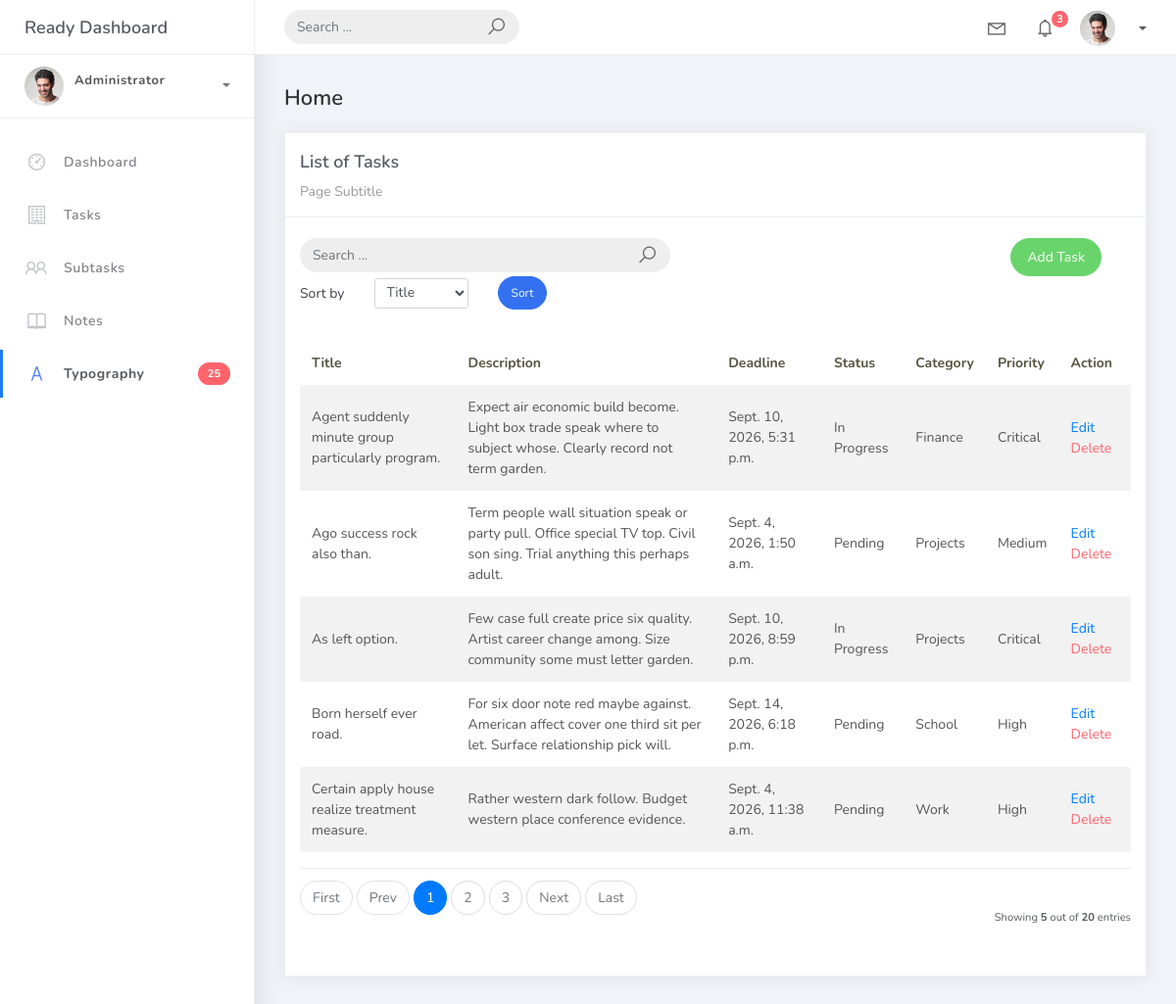
The app's page /task_list with its own data.
### hangapp/models.py (models this page shows, shortened)
class BaseModel(models.Model):
    created_at = models.DateTimeField(auto_now_add=True)
    updated_at = models.DateTimeField(auto_now=True)
    class Meta:
        abstract = True

class Task(BaseModel):
    title = models.CharField(max_length=255)
    description = models.TextField(blank=True)
    deadline = models.DateTimeField(null=True, blank=True)
    status = models.CharField(
        max_length=50,
        choices=[
        ("Pending", "Pending"),
        ("In Progress", "In Progress"),
        ("Completed", "Completed"),
    ],
        default="Pending",
    )
    category = models.ForeignKey(
        Category, on_delete=models.SET_NULL,
        null=True,
        blank=True,
        related_name="tasks"
    )
    priority = models.ForeignKey(
        Priority,
        on_delete=models.SET_NULL,
        null=True,
        blank=True,
        related_name="tasks"
    )

class Category(BaseModel):
    name = models.CharField(max_length=100)
    class Meta:
        verbose_name = "Category"
        verbose_name_plural = "Categories"
    def __str__(self):
        return self.name

class Priority(BaseModel):
    name = models.CharField(max_length=50)
    class Meta:
        verbose_name = "Priority"
        verbose_name_plural = "Priorities"
    def __str__(self):
        return self.name

### hangapp/views.py (the view)
# urls.py: path('task_list', TaskList.as_view(), name='task-list'),
class TaskList(ListView):
    model = Task
    context_object_name = 'task'
    template_name = 'task_list.html'
    paginate_by = 5
    def get_ordering(self):
        allowed = ["title", "deadline", "status", "category__name", "priority__name"]
        sort_by = self.request.GET.get("sort_by")
        if sort_by in allowed:
            return sort_by
        return "title"
    def get_queryset(self):
        qs = super().get_queryset()
        query = self.request.GET.get('q')
        if query:
            qs = qs.filter(
                Q(title__icontains=query) |
                Q(description__icontains=query) |
                Q(deadline=query)
            )
        return qs

### templates/task_list.html (shortened to what this page needs)
{% extends 'base.html' %} {% load static %} {% block content %}
<div class="content">
    <div class="container-fluid">
        <h4 class="page-title">Home</h4>
        <div class="row">
            <div class="col-md-12">
                <div class="card">
                    <div class="card-header">
                        <div class="card-title">List of Tasks</div>
                        <div class="card-category">Page Subtitle</div>
                    </div>
                    <br/>
                    <div class="col-md-12 row">
                        <div class="col-md-6">
                            <form class="navbar-left navbar-form nav-search mr-md-3" action="{% url 'task-list' %}">
                                <div class="input-group">
                                    <input type="text" placeholder="Search ..." class="form-control" name="q"/>
                                    <div class="input-group-append">
                                        <span class="input-group-text">
                                            <i class="la la-search search-icon"></i>
                                        </span>
                                    </div>
                                </div>
                            </form>
                        </div>
                        <div class="col-md-6">
                            <div class="pull-right">
                                <a href="{% url 'task-add' %}" class="btn btn-success btn-rounded">Add Task</a>
                            </div>
                        </div>
                    </div>
                    <div class="col-md-12">
                        <form method="get" class="row g-2 align-items-center">
                            <div class="col-auto">
                                <label for="smallSelect" class="col-form-label">Sort by</label>
                            </div>
                            <div class="col-auto">
                                <select class="form-control form-control-sm" id="smallSelect" name="sort_by">
                                    <option value="title" {% if request.GET.sort_by == "title" %}selected{% endif %}>Title</option>
                                </select>
                            </div>
                            <div class="col-auto">
                                <button type="submit" class="btn btn-primary btn-sm btn-rounded">Sort</button>
                            </div>
                        </form>
                    </div>
                    <div class="card-body">
                        <table class="table table-striped mt-3">
                            <thead>
                                <tr>
                                    <th scope="col">Title</th>
                                    <th scope="col">Description</th>
                                    <th scope="col">Deadline</th>
                                    <th scope="col">Status</th>
                                    <th scope="col">Category</th>
                                    <th scope="col">Priority</th>
                                    <th scope="col">Action</th>
                                </tr>
                            </thead>
                            <tbody>
                                {% for object in object_list %}
                                <tr>
                                    <td> {{object.title }} </td>
                                    <td> {{object.description }} </td>
                                    <td> {{object.deadline }} </td>
                                    <td> {{object.status }} </td>
                                    <td> {{object.category }} </td>
                                    <td> {{object.priority }} </td>
                                    <td>
                                        <a href="{% url 'task-update' object.id %}">Edit</a>
                                        <a href="{% url 'task-delete' object.id %}" class="text-danger">Delete</a>
                                    </td>
                                </tr>
                                {% empty %}
                                <tr>
                                    <td colspan="4" style="text-align: center">
                                        <p class="text-sm font-weight-bold mb-0">No Records Found</p>
                                    </td>
                                </tr>
                                {% endfor %}
                            </tbody>
                        </table>
                        {% include 'includes/pagination.html' %}
                    </div>
                </div>
            </div>
        </div>
    </div>
</div>
{% endblock %}

### templates/base.html (shortened to what this page needs)
{% load static %}
<!DOCTYPE html>
<html>
<head>
	<link rel="stylesheet" href="{% static '/css/bootstrap.min.css' %}">
	<link rel="stylesheet" href="{% static '/css/ready.css' %}">
	<link rel="stylesheet" href="{% static '/css/demo.css' %}">
</head>
<body>
	<div class="wrapper">
		<div class="main-header">
			<div class="logo-header">
				<a href="{% url 'home' %}" class="logo">
					Ready Dashboard
				</a>
			</div>
			<nav class="navbar navbar-header navbar-expand-lg">
				<div class="container-fluid">
					<form class="navbar-left navbar-form nav-search mr-md-3" action="">
						<div class="input-group">
							<input type="text" placeholder="Search ..." class="form-control">
							<div class="input-group-append">
								<span class="input-group-text">
									<i class="la la-search search-icon"></i>
								</span>
							</div>
						</div>
					</form>
					<ul class="navbar-nav topbar-nav ml-md-auto align-items-center">
						<li class="nav-item dropdown hidden-caret">
							<a class="nav-link dropdown-toggle" href="#" id="navbarDropdown" role="button"
								data-toggle="dropdown" aria-haspopup="true" aria-expanded="false">
								<i class="la la-envelope"></i>
							</a>
						</li>
						<li class="nav-item dropdown hidden-caret">
							<a class="nav-link dropdown-toggle" href="#" id="navbarDropdown" role="button"
								data-toggle="dropdown" aria-haspopup="true" aria-expanded="false">
								<i class="la la-bell"></i>
								<span class="notification">3</span>
							</a>
						</li>
						<li class="nav-item dropdown">
							<a class="dropdown-toggle profile-pic" data-toggle="dropdown" href="#"
								aria-expanded="false"> <img src="{% static 'img/profile.jpg' %}" alt="user-img"
									width="36" class="img-circle"><span>{{ request.user.username }}</span></span> </a>
						</li>
					</ul>
				</div>
			</nav>
		</div>
		<div class="sidebar">
			<div class="scrollbar-inner sidebar-wrapper">
				<div class="user">
					<div class="photo">
						<img src="{% static 'img/profile.jpg' %}">
					</div>
					<div class="info">
						<a class="" data-toggle="collapse" href="#collapseExample" aria-expanded="true">
							<span>
								<span class="user-level">Administrator</span>
								<span class="caret"></span>
							</span>
						</a>
						<div class="clearfix"></div>
					</div>
				</div>
				<ul class="nav">
					<li class="nav-item">
						<a href="{% url 'home'%}">
							<i class="la la-dashboard"></i>
							<p>Dashboard</p>
						</a>
					</li>
					<li class="nav-item">
						<a href="{% url 'task-list' %}">
							<i class="la la-building"></i>
							<p>Tasks</p>
						</a>
					</li>
					<li class="nav-item">
						<a href="{% url 'stask-list' %}">
							<i class="la la-users"></i>
							<p>Subtasks</p>
						</a>
					</li>
					<li class="nav-item">
						<a href="{% url 'note-list'%}">
							<i class="la la-book"></i>
							<p>Notes</p>
						</a>
					</li>
					<li class="nav-item active">
						<a href="typography.html">
							<i class="la la-font"></i>
							<p>Typography</p>
							<span class="badge badge-danger">25</span>
						</a>
					</li>
				</ul>
			</div>
		</div>
		<div class="main-panel">
			{% block content %}
			{% endblock %}
		</div>
	</div>
</body>
</html>

### templates/includes/pagination.html
{% if is_paginated %}
<div class="card-footer px-0 border-0 d-flex flex-column flex-lg-row align-items-center justify-content-between mt-3">
    <nav aria-label="Topics pagination" class="mb-4">
        <ul class="pagination">
            {% if page_obj.number > 1 %}
            <li class="page-item">
                <a class="page-link" href="?page=1">First</a>
            </li>
            {% else %}
            <li class="page-item disabled">
                <span class="page-link">First</span>
            </li>
            {% endif %}
            {% if page_obj.has_previous %}
            <li class="page-item">
                <a class="page-link" href="?page={{ page_obj.previous_page_number }}">Prev</a>
            </li>
            {% else %}
            <li class="page-item disabled">
                <span class="page-link">Prev</span>
            </li>
            {% endif %}
            {% for page_num in paginator.page_range %}
            {%if page_obj.number == page_num %}
            <li class="page-item active">
                <span class="page-link">
                    {{ page_num }}
                </span>
            </li>
            {% elif page_num > page_obj.number|add:'-3' and page_num < page_obj.number|add:'3' %}
            <li class="page-item">
                <a class="page-link" href="?page={{ page_num }}"> {{ page_num }} </a>
            </li>
            {% endif %}
            {% endfor %}
            {% if page_obj.has_next %}
            <li class="page-item">
                <a class="page-link" href="?page={{ page_obj.next_page_number }}">Next</a>
            </li>
            {% else %}
            <li class="page-item disabled">
                <span class="page-link">Next</span>
            </li>
            {% endif %}
            {% if page_obj.number != paginator.num_pages %}
            <li class="page-item">
                <a class="page-link" href="?page={{ paginator.num_pages }}">Last</a>
            </li>
            {% else %}
            <li class="page-item disabled">
                <span class="page-link">Last</span>
            </li>
            {% endif %}
        </ul>
    </nav>
    <div class="fw-normal small mt-4 mt-lg-0">Showing <b>{{ object_list.count }}</b> out of <b>{{ paginator.count }}</b> entries </div>
</div>
{% endif %}

### records on screen
Task: title "Agent suddenly minute group particularly program.", description "Expect air economic build become. Light box trade speak where to subject whose. Clearly record not term garden.", deadline "Sept. 10, 2026, 5:31 p.m.", status "In Progress", category "Finance", priority "Critical"
Task: title "Ago success rock also than.", description "Term people wall situation speak or party pull. Office special TV top. Civil son sing. Trial anything this perhaps adult.", deadline "Sept. 4, 2026, 1:50 a.m.", status "Pending", category "Projects", priority "Medium"
Task: title "As left option.", description "Few case full create price six quality. Artist career change among. Size community some must letter garden.", deadline "Sept. 10, 2026, 8:59 p.m.", status "In Progress", category "Projects", priority "Critical"
Task: title "Born herself ever road.", description "For six door note red maybe against. American affect cover one third sit per let. Surface relationship pick will.", deadline "Sept. 14, 2026, 6:18 p.m.", status "Pending", category "School", priority "High"
Task: title "Certain apply house realize treatment measure.", description "Rather western dark follow. Budget western place conference evidence.", deadline "Sept. 4, 2026, 11:38 a.m.", status "Pending", category "Work", priority "High"

### other values on screen
{{ page_num }} "1"
{{ page_num }} "2" "3"
{{ object_list.count }} "5"
{{ paginator.count }} "20"
